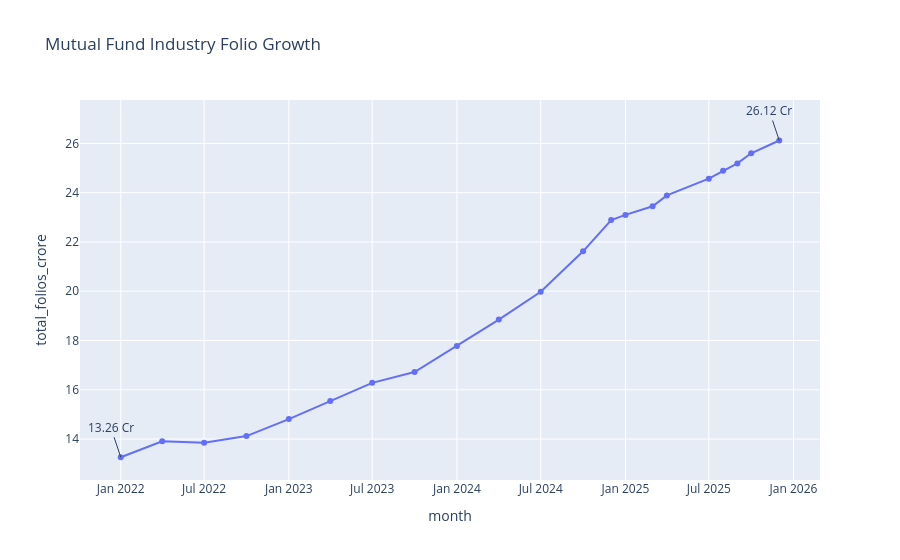

Notebook cell for this chart:
### Code cell
fig = px.line(
    folio,
    x='month',
    y='total_folios_crore',
    title='Mutual Fund Industry Folio Growth',
    markers=True
)

fig.add_annotation(
    x=folio.iloc[0]['month'],
    y=folio.iloc[0]['total_folios_crore'],
    text='13.26 Cr',
    showarrow=True
)

fig.add_annotation(
    x=folio.iloc[-1]['month'],
    y=folio.iloc[-1]['total_folios_crore'],
    text='26.12 Cr',
    showarrow=True
)

fig.show()

### Figure 1 — Plotly figure (JSON) as saved in the notebook; plotly's stock layout.template omitted (floating-point values rounded to 4 significant figures)
{"data": [{"hovertemplate": "month=%{x}<br>total_folios_crore=%{y}<extra></extra>", "legendgroup": "", "line": {"color": "#636efa", "dash": "solid"}, "marker": {"symbol": "circle"}, "mode": "lines+markers", "name": "", "orientation": "v", "showlegend": false, "type": "scatter", "x": ["2022-01-01T00:00:00.000000", "2022-04-01T00:00:00.000000", "2022-07-01T00:00:00.000000", "2022-10-01T00:00:00.000000", "2023-01-01T00:00:00.000000", "2023-04-01T00:00:00.000000", "2023-07-01T00:00:00.000000", "2023-10-01T00:00:00.000000", "2024-01-01T00:00:00.000000", "2024-04-01T00:00:00.000000", "2024-07-01T00:00:00.000000", "2024-10-01T00:00:00.000000", "2024-12-01T00:00:00.000000", "2025-01-01T00:00:00.000000", "2025-03-01T00:00:00.000000", "2025-04-01T00:00:00.000000", "2025-07-01T00:00:00.000000", "2025-08-01T00:00:00.000000", "2025-09-01T00:00:00.000000", "2025-10-01T00:00:00.000000", "2025-12-01T00:00:00.000000"], "xaxis": "x", "y": [13.26, 13.91, 13.85, 14.12, 14.81, 15.54, 16.28, 16.72, 17.78, 18.85, 19.98, 21.62, 22.89, 23.1, 23.45, 23.89, 24.57, 24.89, 25.19, 25.6, 26.12], "yaxis": "y"}], "layout": {"annotations": [{"showarrow": true, "text": "13.26 Cr", "x": "2022-01-01T00:00:00", "y": 13.26}, {"showarrow": true, "text": "26.12 Cr", "x": "2025-12-01T00:00:00", "y": 26.12}], "legend": {"tracegroupgap": 0}, "title": {"text": "Mutual Fund Industry Folio Growth"}, "xaxis": {"anchor": "y", "domain": [0, 1], "title": {"text": "month"}}, "yaxis": {"anchor": "x", "domain": [0, 1], "title": {"text": "total_folios_crore"}}}}
